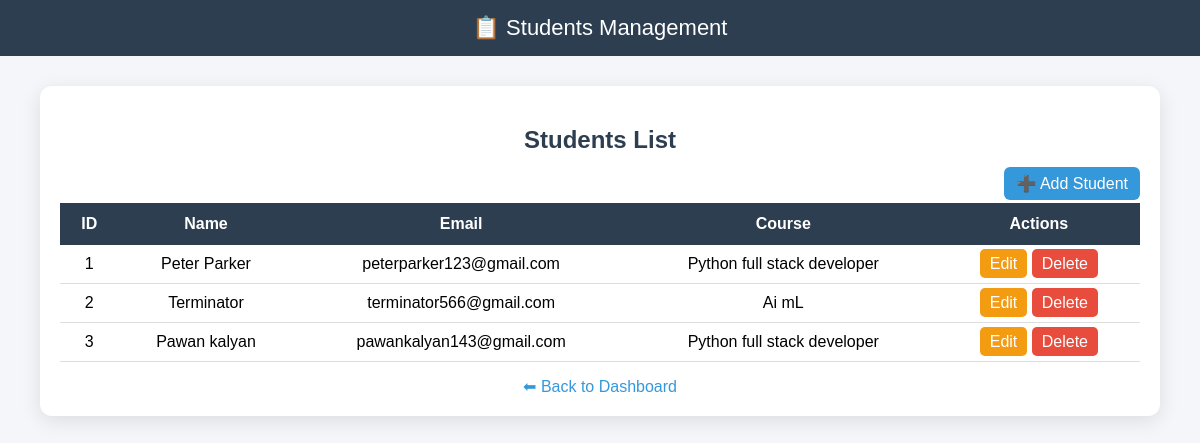
The app's page /students (signed in) with its own data.
### tables this page shows
CREATE TABLE students (
    id INTEGER PRIMARY KEY AUTOINCREMENT,
    name TEXT,
    email TEXT,
    course TEXT
);

### app.py (the view)
@app.route('/students')
def students():
    if 'user' not in session:
        return redirect('/login')
    conn = sqlite3.connect('database.db')
    c = conn.cursor()
    c.execute("SELECT * FROM students")
    data = c.fetchall()
    conn.close()
    return render_template('students.html', students=data)

### templates/students.html (shortened to what this page needs)
<!DOCTYPE html>
<html>
<head>
</head>
<body>
<div class="navbar">
    📋 Students Management
</div>
<div class="container">
    <h2>Students List</h2>
    <div class="top-btn">
        <a href="/add">➕ Add Student</a>
    </div>
    <table>
        <tr>
            <th>ID</th>
            <th>Name</th>
            <th>Email</th>
            <th>Course</th>
            <th>Actions</th>
        </tr>
        {% for s in students %}
        <tr>
            <td>{{ s[0] }}</td>
            <td>{{ s[1] }}</td>
            <td>{{ s[2] }}</td>
            <td>{{ s[3] }}</td>
            <td>
                <a class="edit" href="/edit/{{ s[0] }}">Edit</a>
                <a class="delete" href="/delete/{{ s[0] }}" onclick="return confirm('Are you sure?')">Delete</a>
            </td>
        </tr>
        {% endfor %}
    </table>
    <a class="back" href="/dashboard">⬅ Back to Dashboard</a>
</div>
</body>
</html>

### templates/students.html (style rules this page uses)
body { font-family: Arial; background: #f4f6f9; margin: 0; }
.navbar { background: #2c3e50; color: white; padding: 15px; text-align: center; font-size: 22px; }
.container { width: 90%; margin: 30px auto; background: white; padding: 20px; border-radius: 12px; box-shadow: 0px 5px 20px rgba(0,0,0,0.1); }
h2 { text-align: center; color: #2c3e50; }
.top-btn { text-align: right; margin-bottom: 10px; }
.top-btn a { background: #3498db; color: white; padding: 8px 12px; text-decoration: none; border-radius: 6px; }
table { width: 100%; border-collapse: collapse; }
th { background: #2c3e50; color: white; padding: 12px; }
td { padding: 10px; text-align: center; border-bottom: 1px solid #ddd; }
.edit { background: #f39c12; color: white; padding: 6px 10px; text-decoration: none; border-radius: 5px; }
.delete { background: #e74c3c; color: white; padding: 6px 10px; text-decoration: none; border-radius: 5px; }
.back { display: block; text-align: center; margin-top: 15px; text-decoration: none; color: #3498db; }

### records on screen
students: id "1", name "Peter Parker", email "peterparker123@gmail.com", course "Python full stack developer"
students: id "2", name "Terminator", email "terminator566@gmail.com", course "Ai mL"
students: id "3", name "Pawan kalyan", email "pawankalyan143@gmail.com", course "Python full stack developer"
